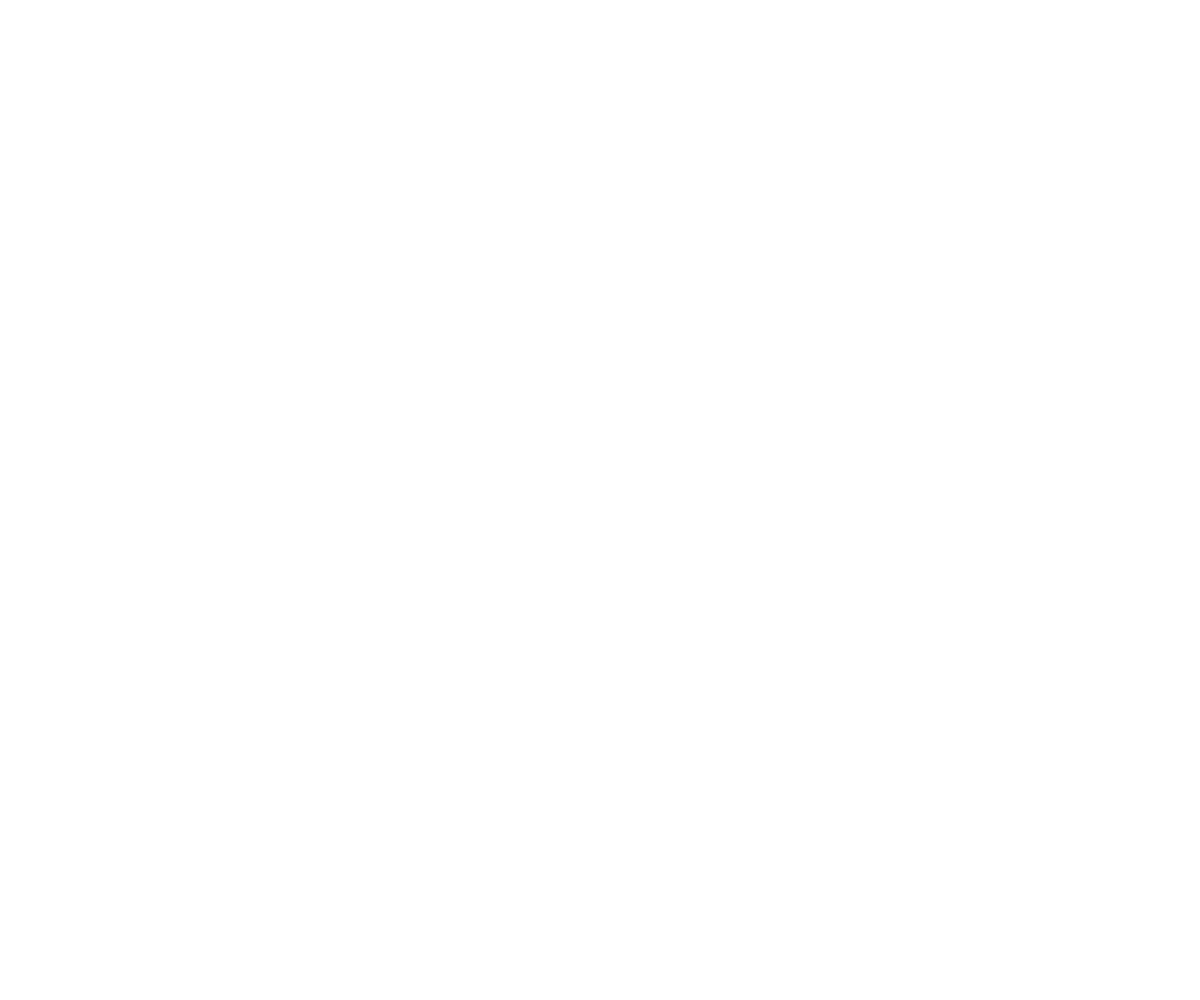
Frame 1 (no input)
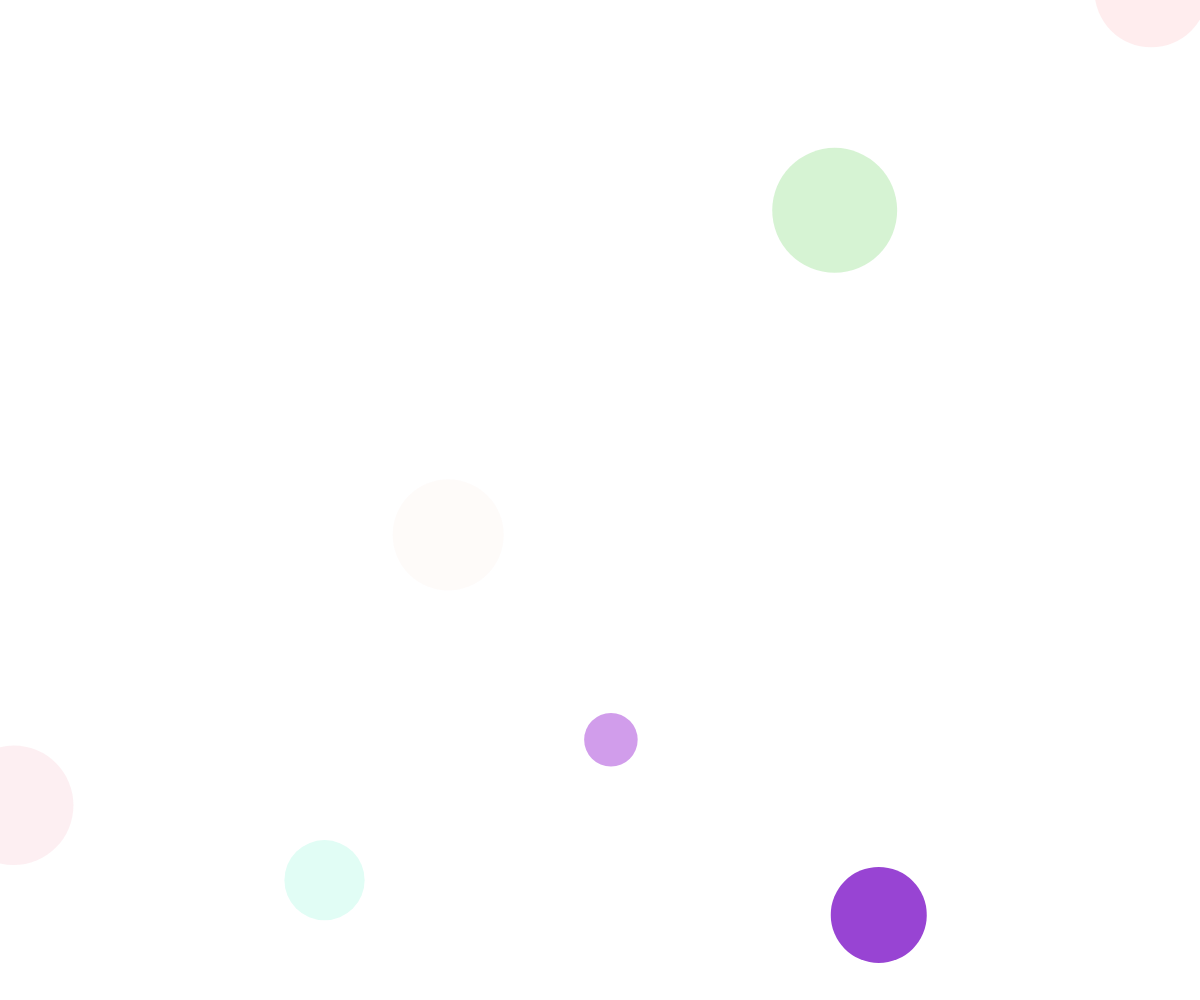
Frame 60 (no input)
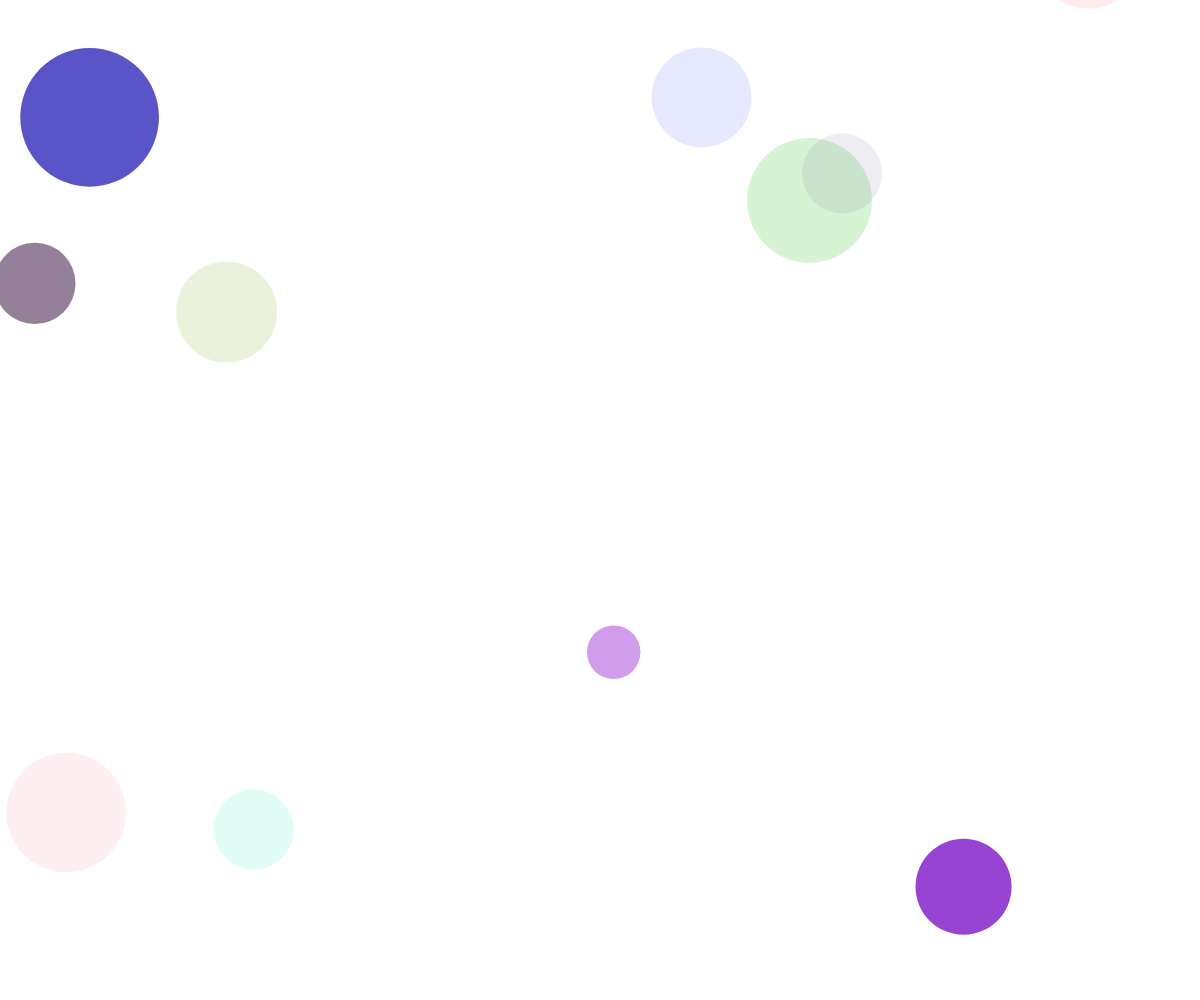
Frame 120 (the mouse pressed at the canvas centre since frame 60)

The p5.js sketch that drew these frames (run headless with seeded random() and noise() and a simulated clock; from frame 60 on, the mouse is pressed at the canvas centre):

// p5.js sketch
// ── sketch.js
// Project Title
// Your Name
// Date
//
// Extra for Experts:
// - describe what you did to take this project "above and beyond"


let ballArray = [];

function setup() {
  createCanvas(windowWidth, windowHeight);
  window.setInterval(addBall, 100);
}

function draw() {
  background("white");
  moveBalls();
  displayBalls();
  checkIfHit();
}

function moveBalls() {
  for (let i=0; i<ballArray.length; i++) {
    let dx = random(-10, 10);
    let dy = random(-10, 10);
    ballArray[i].x += dx;
    ballArray[i].y += dy;
  }
}

function displayBalls() {
  noStroke();
  for (let i=0; i<ballArray.length; i++) {
    fill(ballArray[i].color);
    ellipse(ballArray[i].x, ballArray[i].y, ballArray[i].radius, ballArray[i].radius);
  }
}

function addBall() {
  let thisBall = {
    x: random(width),
    y: random(height),
    radius: random(50, 150),
    color: color(random(255), random(255), random(255), random(255)),
  };
  ballArray.push(thisBall);
}

function checkIfHit() {
  for (let i = ballArray.length - 1; i >= 0; i--){
    let distanceToMouse = dist(mouseX, mouseY, ballArray[i].x, ballArray[i].y);
    if (distanceToMouse < ballArray[i].radius){
      ballArray.splice(i, 1);
    }
  }
}
